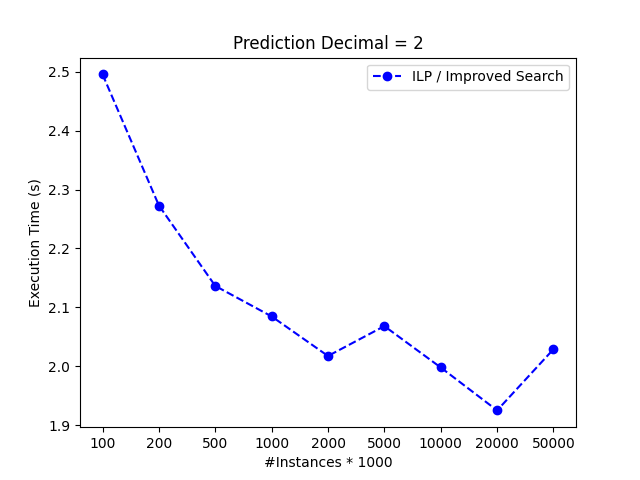

Python code for this plot:
import matplotlib.pyplot as plt

x_ticks = ['100', '200', '500', '1000', '2000', '5000', '10000', '20000', '50000']
ilp_time_2 = [0.539, 0.966, 2.254, 4.451, 8.692, 21.703, 42.343, 85.005, 212.805]
exhaustive_search_time_2 = [0.216, 0.425, 1.055, 2.135, 4.308, 10.493, 21.191, 44.151, 104.877]
proportion_2 = [ilp_time[i]/exhaustive_search_time[i] for i in range(len(x_ticks))]
x = [i for i in range(len(x_ticks))]

plt.plot(x, proportion, '--bo', label='ILP / Improved Search')

plt.title("Prediction Decimal = 2")
plt.ylabel("Execution Time (s)", size=10)
plt.xlabel("#Instances * 1000", size=10)
plt.xticks(x, x_ticks)
# plt.xlim((0, 13))
# plt.ylim((69, 74))
plt.legend()
plt.savefig('figure_6_temp.png', format='png')
